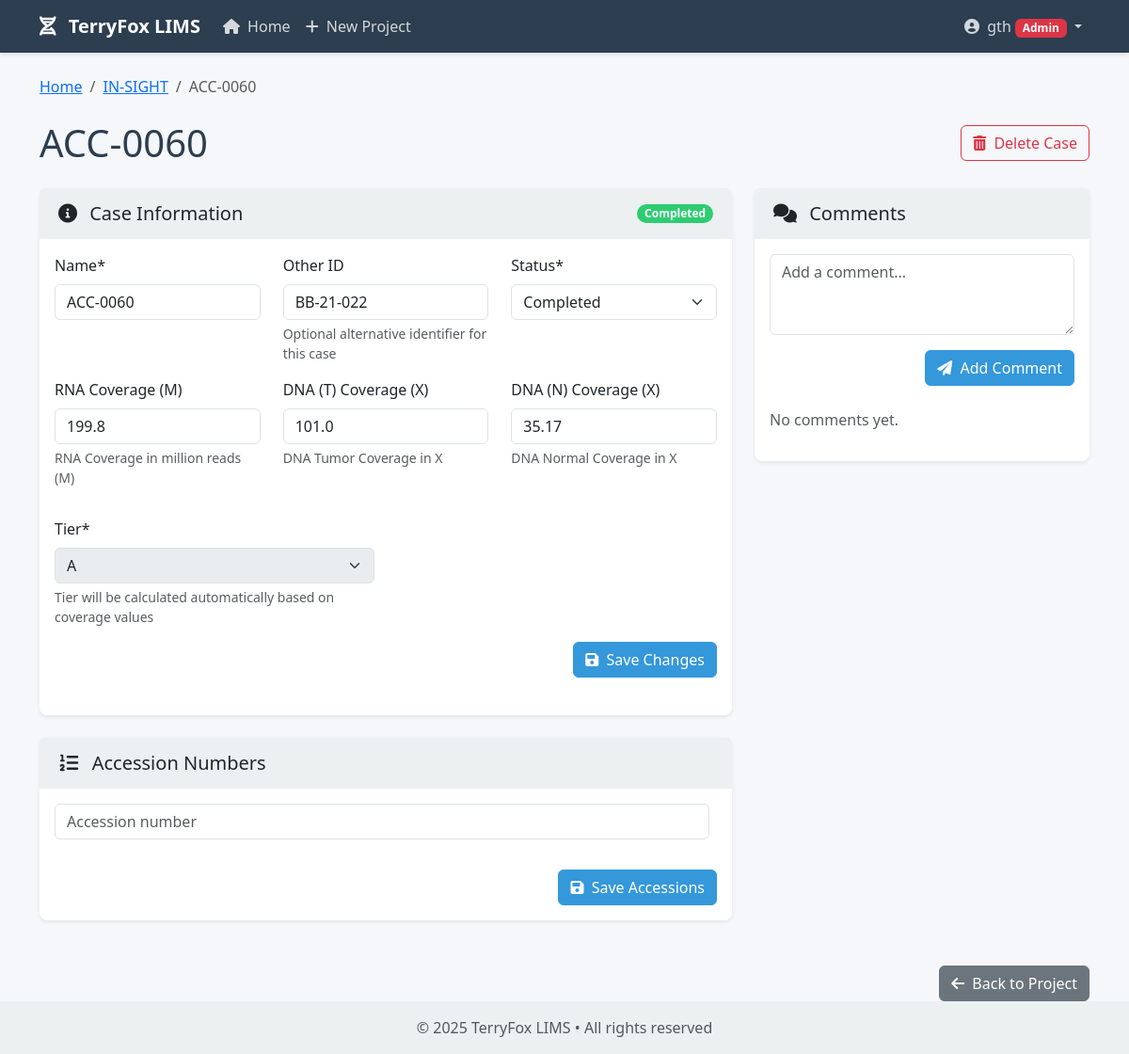
The page /cases/272/ (signed in) on the database as committed earlier.
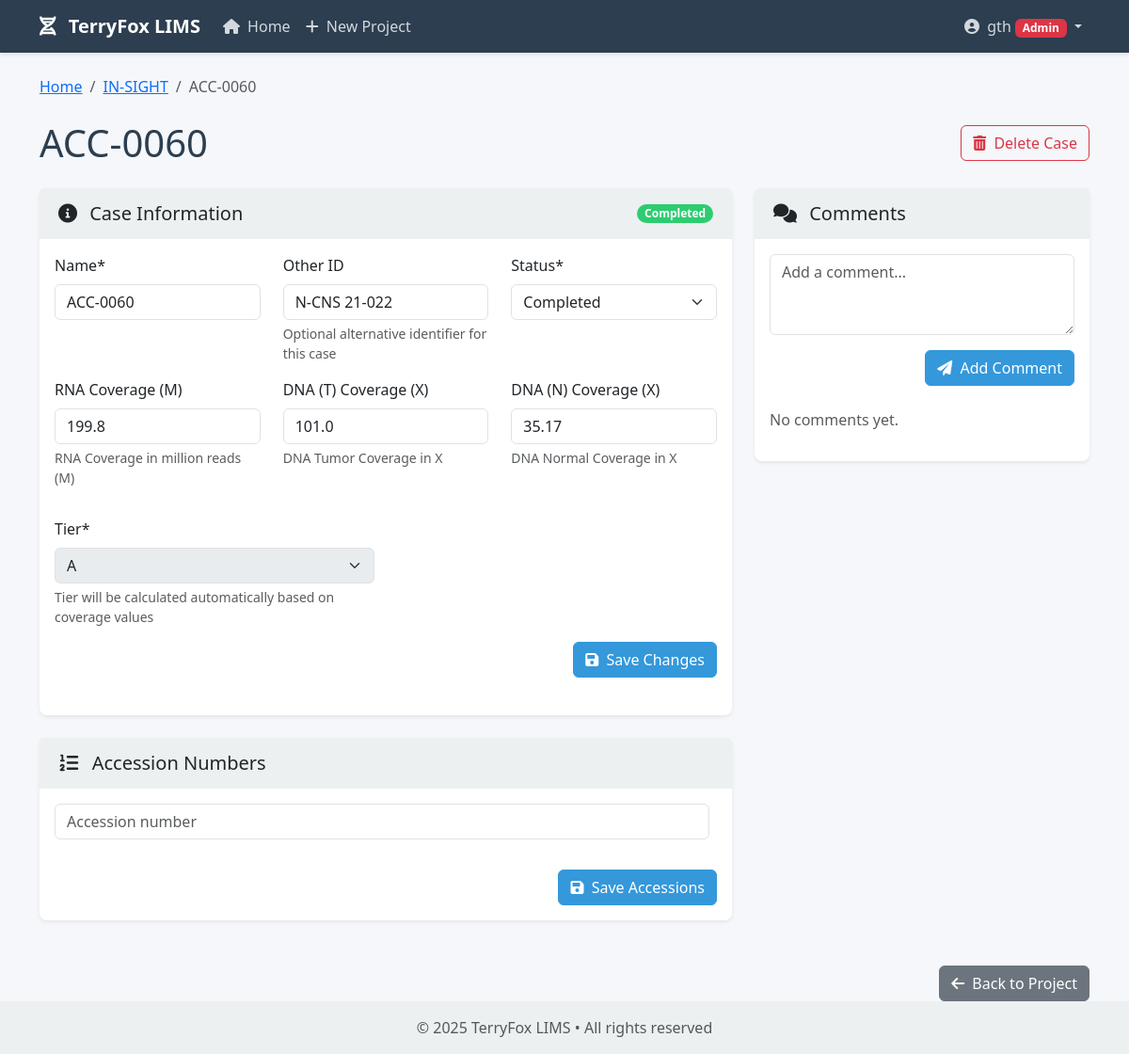
The same page on the database as committed later.
### core/models.py (models this page shows, shortened)
class Project(models.Model):
    name = models.CharField(max_length=255)
    description = models.TextField(blank=True)
    project_lead = models.ForeignKey(
        ProjectLead,
        on_delete=models.SET_NULL,
        null=True,
        blank=True,
        related_name='projects',
        verbose_name=_('Project Lead')
    )
    created_at = models.DateTimeField(auto_now_add=True)
    updated_at = models.DateTimeField(auto_now=True)
    created_by = models.ForeignKey(User, on_delete=models.CASCADE, related_name='created_projects')

class Case(models.Model):
    STATUS_CREATED = 'created'
    STATUS_RECEIVED = 'received'
    STATUS_INCOMPLETE = 'incomplete'
    STATUS_UNKNOWN = 'unknown'
    STATUS_LIBRARY_PREPPED = 'library_prepped'
    STATUS_SEQUENCED = 'sequenced'
    STATUS_TRANSFERRED = 'transferred_to_nfl'
    STATUS_BIOINFO = 'bioinfo_analysis'
    STATUS_COMPLETED = 'completed'
    STATUS_CHOICES = [
        (STATUS_CREATED, _('Created')),
        (STATUS_RECEIVED, _('Received')),
        (STATUS_INCOMPLETE, _('Incomplete')),
        (STATUS_UNKNOWN, _('Unknown')),
        (STATUS_LIBRARY_PREPPED, _('Library Prepped')),
        (STATUS_SEQUENCED, _('Sequenced')),
        (STATUS_TRANSFERRED, _('Transferred to NFL')),
        (STATUS_BIOINFO, _('Bioinfo Analysis')),
        (STATUS_COMPLETED, _('Completed')),
    ]
    TIER_A = 'A'
    TIER_B = 'B'
    TIER_FA = 'FAIL'
    TIER_CHOICES = [
        (TIER_A, _('A')),
        (TIER_B, _('B')),
        (TIER_FA, _('FAIL')),
    ]
    project = models.ForeignKey(Project, on_delete=models.CASCADE, related_name='cases')
    name = models.CharField(max_length=255)
    other_id = models.CharField(max_length=255, blank=True, null=True, verbose_name=_('Other ID'))
    status = models.CharField(max_length=50, choices=STATUS_CHOICES, default=STATUS_RECEIVED)
    rna_coverage = models.FloatField(null=True, blank=True, verbose_name=_('RNA Coverage (M)'))
    dna_t_coverage = models.FloatField(null=True, blank=True, verbose_name=_('DNA (T) Coverage (X)'))
    dna_n_coverage = models.FloatField(null=True, blank=True, verbose_name=_('DNA (N) Coverage (X)'))
    tier = models.CharField(max_length=4, choices=TIER_CHOICES, default=TIER_A)
    created_at = models.DateTimeField(auto_now_add=True)
    updated_at = models.DateTimeField(auto_now=True)

### core/views.py (the view, shortened to what this page needs)
# urls.py: path('cases/<int:case_id>/', views.case_detail, name='case_detail'),
@login_required
def case_detail(request, case_id):
    case = get_object_or_404(Case, id=case_id)
    comments = case.comments.all().order_by('-created_at')
    accessions = case.accessions.all()
    can_edit = request.user.groups.filter(name='editor').exists() or request.user.is_superuser
    comment_form = None
    case_form = None
    accession_formset = None
    if can_edit:
        if comment_form is None:
            comment_form = CommentForm()
        if case_form is None:
            case_form = CaseForm(instance=case)
        if accession_formset is None:
            accession_formset = AccessionFormSet(instance=case)
    return render(request, 'core/case_detail.html', {
        'case': case,
        'project': case.project,
        'comments': comments,
        'accessions': accessions,
        'can_edit': can_edit,
        'comment_form': comment_form,
        'case_form': case_form,
        'accession_formset': accession_formset,
    })

### core/forms.py
class CommentForm(forms.ModelForm):
    class Meta:
        model = Comment
        fields = ['text']
        widgets = {
            'text': forms.Textarea(attrs={'class': 'form-control', 'rows': 3, 'placeholder': _('Add a comment...')}),
        }
        labels = {
            'text': '',
        }

### templates/core/case_detail.html (shortened to what this page needs)
{% extends 'base.html' %}
{% load crispy_forms_tags %}
{% block content %}
<nav aria-label="breadcrumb" class="mb-4">
    <ol class="breadcrumb">
        <li class="breadcrumb-item"><a href="{% url 'home' %}">Home</a></li>
        <li class="breadcrumb-item"><a href="{% url 'project_detail' project_id=project.id %}">{{ project.name }}</a></li>
        <li class="breadcrumb-item active">{{ case.name }}</li>
    </ol>
</nav>
<div class="d-flex justify-content-between align-items-center mb-4">
    <h1 class="mb-0">{{ case.name }}</h1>
    <div>
        {% if can_edit %}
        <a href="{% url 'case_delete' case_id=case.id %}" class="btn btn-outline-danger">
            <i class="fas fa-trash-alt me-1"></i> Delete Case
        </a>
        {% endif %}
    </div>
</div>
<div class="row">
    <div class="col-lg-8 mb-4">
        <div class="card shadow-sm mb-4">
            <div class="card-header">
                <div class="d-flex justify-content-between align-items-center">
                    <h5 class="mb-0"><i class="fas fa-info-circle me-2"></i> Case Information</h5>
                    <span class="badge badge-{{ case.status }} rounded-pill">{{ case.get_status_display }}</span>
                </div>
            </div>
            <div class="card-body">
                {% if can_edit %}
                <form method="post" class="mb-4">
                    <div class="row">
                        <div class="col-md-4">
                            {{ case_form.name|as_crispy_field }}
                        </div>
                        <div class="col-md-4">
                            {{ case_form.other_id|as_crispy_field }}
                        </div>
                        <div class="col-md-4">
                            {{ case_form.status|as_crispy_field }}
                        </div>
                    </div>
                    <div class="row mb-3">
                        <div class="col-md-4">
                            {{ case_form.rna_coverage|as_crispy_field }}
                        </div>
                        <div class="col-md-4">
                            {{ case_form.dna_t_coverage|as_crispy_field }}
                        </div>
                        <div class="col-md-4">
                            {{ case_form.dna_n_coverage|as_crispy_field }}
                        </div>
                    </div>
                    <div class="row">
                        <div class="col-md-6">
                            {{ case_form.tier|as_crispy_field }}
                        </div>
                    </div>
                    <div class="text-end">
                        <button type="submit" class="btn btn-primary">
                            <i class="fas fa-save me-1"></i> Save Changes
                        </button>
                    </div>
                </form>
                {% endif %}
            </div>
        </div>
        <div class="card shadow-sm mb-4">
            <div class="card-header">
                <h5 class="mb-0"><i class="fas fa-list-ol me-2"></i> Accession Numbers</h5>
            </div>
            <div class="card-body">
                {% if can_edit %}
                <form method="post">
                    <div id="accession-forms">
                        {% for form in accession_formset %}
                            <div class="accession-form mb-2 {% if form.instance.pk %}border-start border-primary ps-2{% endif %}">
                                <div class="d-flex">
                                    <div class="flex-grow-1">
                                        {{ form.accession_number|as_crispy_field }}
                                    </div>
                                </div>
                            </div>
                        {% endfor %}
                    </div>
                    <div class="text-end mt-3">
                        <button type="submit" class="btn btn-primary">
                            <i class="fas fa-save me-1"></i> Save Accessions
                        </button>
                    </div>
                </form>
                {% endif %}
            </div>
        </div>
    </div>
    <div class="col-lg-4 mb-4">
        <div class="card shadow-sm mb-4">
            <div class="card-header">
                <h5 class="mb-0"><i class="fas fa-comments me-2"></i> Comments</h5>
            </div>
            <div class="card-body">
                {% if can_edit %}
                <form method="post" class="mb-4">
                    {{ comment_form|crispy }}
                    <div class="text-end">
                        <button type="submit" class="btn btn-primary">
                            <i class="fas fa-paper-plane me-1"></i> Add Comment
                        </button>
                    </div>
                </form>
                {% endif %}
                <div class="comments-container">
                    {% if comments %}
                        {% for comment in comments %}
                        <div class="comment mb-3">
                            <div class="comment-header">
                                <span>{{ comment.user.get_full_name|default:comment.user.username }}</span>
                                <span class="comment-time">{{ comment.created_at|date:"M d, Y H:i" }}</span>
                            </div>
                            <div class="comment-body">
                                {{ comment.text|linebreaks }}
                            </div>
                        </div>
                        {% endfor %}
                    {% else %}
                        <p class="text-muted">No comments yet.</p>
                    {% endif %}
                </div>
            </div>
        </div>
    </div>
</div>
<div class="text-end">
    <a href="{% url 'project_detail' project_id=project.id %}" class="btn btn-secondary">
        <i class="fas fa-arrow-left me-1"></i> Back to Project
    </a>
</div>
{% endblock %}

### templates/base.html (shortened to what this page needs)
<!DOCTYPE html>
<html lang="en">
<head>
    <link href="https://cdn.jsdelivr.net/npm/bootstrap@5.3.0/dist/css/bootstrap.min.css" rel="stylesheet">
    <link rel="stylesheet" href="https://cdnjs.cloudflare.com/ajax/libs/font-awesome/6.0.0/css/all.min.css">
</head>
<body>
    <nav class="navbar navbar-expand-lg navbar-dark bg-dark mb-4">
        <div class="container">
            <a class="navbar-brand" href="{% url 'home' %}">
                <i class="fas fa-dna me-2"></i> TerryFox LIMS
            </a>
            <div class="collapse navbar-collapse" id="navbarNav">
                <ul class="navbar-nav me-auto">
                    <li class="nav-item">
                        <a class="nav-link" href="{% url 'home' %}">
                            <i class="fas fa-home me-1"></i> Home
                        </a>
                    </li>
                    {% if user.is_superuser or user.groups.all.0.name == 'editor' %}
                    <li class="nav-item">
                        <a class="nav-link" href="{% url 'project_create' %}">
                            <i class="fas fa-plus me-1"></i> New Project
                        </a>
                    </li>
                    {% endif %}
                </ul>
                <ul class="navbar-nav">
                    {% if user.is_authenticated %}
                    <li class="nav-item dropdown">
                        <a class="nav-link dropdown-toggle" href="#" id="userDropdown" role="button" data-bs-toggle="dropdown">
                            <i class="fas fa-user-circle me-1"></i> {{ user.username }}
                            {% if user.is_superuser %}
                                <span class="badge bg-danger">Admin</span>
                            {% elif user.groups.all.0.name == 'viewer' %}
                                <span class="badge bg-primary">Viewer (Read Only)</span>
                            {% elif user.groups.all.0.name == 'editor' %}
                                <span class="badge bg-success">Editor (CRUD)</span>
                            {% endif %}
                        </a>
                    </li>
                    {% else %}
                    <li class="nav-item">
                        <a class="nav-link" href="{% url 'login' %}">
                            <i class="fas fa-sign-in-alt me-1"></i> Login
                        </a>
                    </li>
                    {% endif %}
                </ul>
            </div>
        </div>
    </nav>
    <div class="container">
        {% block content %}{% endblock %}
    </div>
    <footer class="footer mt-auto py-3">
        <div class="container text-center">
            <span class="text-muted">© {% now "Y" %} TerryFox LIMS • All rights reserved</span>
        </div>
    </footer>
</body>
</html>

### templates/base.html (style rules this page uses)
:root { --primary-color: #2c3e50; --secondary-color: #3498db; --accent-color: #e74c3c; --light-color: #ecf0f1; --dark-color: #2c3e50; }
body { font-family: 'Segoe UI', Tahoma, Geneva, Verdana, sans-serif; background-color: #f5f7fa; color: var(--dark-color); }
.navbar { background-color: var(--primary-color) !important; box-shadow: 0 2px 4px rgba(0, 0, 0, 0.1); }
.navbar-brand { font-weight: bold; color: white !important; }
.nav-link { color: rgba(255, 255, 255, 0.8) !important; transition: color 0.3s; }
.card { border: none; border-radius: 8px; box-shadow: 0 4px 8px rgba(0, 0, 0, 0.1); transition: transform 0.3s, box-shadow 0.3s; margin-bottom: 20px; }
.card-header { background-color: var(--light-color); border-bottom: none; font-weight: bold; padding: 15px 20px; }
.btn-primary { background-color: var(--secondary-color); border-color: var(--secondary-color); }
.footer { background-color: var(--light-color); padding: 20px 0; margin-top: 40px; }
.badge-completed { background-color: #2ecc71; color: white; }

Rows that differ between the two databases and show on the page:
changed Case "ACC-0060": other_id "BB-21-022" → "N-CNS 21-022"
